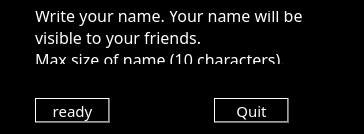
<?xml version="1.0" encoding="UTF-8"?>
<ui version="4.0">
 <class>Username</class>
 <widget class="QWidget" name="Username">
  <property name="geometry">
   <rect>
    <x>0</x>
    <y>0</y>
    <width>364</width>
    <height>134</height>
   </rect>
  </property>
  <property name="minimumSize">
   <size>
    <width>200</width>
    <height>134</height>
   </size>
  </property>
  <property name="maximumSize">
   <size>
    <width>390</width>
    <height>134</height>
   </size>
  </property>
  <property name="windowTitle">
   <string>Form</string>
  </property>
  <property name="styleSheet">
   <string notr="true">background-color: rgb(0, 0, 0);</string>
  </property>
  <layout class="QGridLayout" name="gridLayout">
   <item row="2" column="0">
    <widget class="QPushButton" name="okayButton">
     <property name="minimumSize">
      <size>
       <width>25</width>
       <height>25</height>
      </size>
     </property>
     <property name="maximumSize">
      <size>
       <width>75</width>
       <height>35</height>
      </size>
     </property>
     <property name="font">
      <font>
       <family>Letter Gothic Std</family>
       <pointsize>11</pointsize>
       <weight>50</weight>
       <italic>false</italic>
       <bold>false</bold>
       <underline>false</underline>
       <strikeout>false</strikeout>
      </font>
     </property>
     <property name="mouseTracking">
      <bool>false</bool>
     </property>
     <property name="autoFillBackground">
      <bool>false</bool>
     </property>
     <property name="styleSheet">
      <string notr="true">background-color: qlineargradient(spread:pad, x1:1, y1:0, x2:1, y2:0, stop:0.392045 rgba(0, 0, 0, 255), stop:0.607955 rgba(255, 255, 255, 255));
color: rgb(255, 255, 255);</string>
     </property>
     <property name="text">
      <string>ready</string>
     </property>
    </widget>
   </item>
   <item row="1" column="0" colspan="2">
    <widget class="QLineEdit" name="writeUsername">
     <property name="styleSheet">
      <string notr="true">background-color: rgb(0, 0, 0);</string>
     </property>
    </widget>
   </item>
   <item row="0" column="0" colspan="2">
    <widget class="QLabel" name="Info">
     <property name="font">
      <font>
       <family>Letter Gothic Std</family>
       <pointsize>12</pointsize>
       <weight>50</weight>
       <italic>false</italic>
       <bold>false</bold>
      </font>
     </property>
     <property name="styleSheet">
      <string notr="true">font: 12pt &quot;Letter Gothic Std&quot;;
color: rgb(255, 255, 255);</string>
     </property>
     <property name="text">
      <string>Write your name. Your name will be 
visible to your friends. 
Max size of name (10 characters).</string>
     </property>
    </widget>
   </item>
   <item row="2" column="1">
    <widget class="QPushButton" name="quitButton">
     <property name="minimumSize">
      <size>
       <width>25</width>
       <height>25</height>
      </size>
     </property>
     <property name="maximumSize">
      <size>
       <width>75</width>
       <height>35</height>
      </size>
     </property>
     <property name="font">
      <font>
       <family>Letter Gothic Std</family>
       <pointsize>11</pointsize>
      </font>
     </property>
     <property name="styleSheet">
      <string notr="true">color: rgb(255, 255, 255);
background-color: qlineargradient(spread:pad, x1:1, y1:0, x2:1, y2:0, stop:0.392045 rgba(0, 0, 0, 255), stop:0.607955 rgba(255, 255, 255, 255));</string>
     </property>
     <property name="text">
      <string>Quit</string>
     </property>
    </widget>
   </item>
  </layout>
 </widget>
 <resources/>
 <connections/>
</ui>
